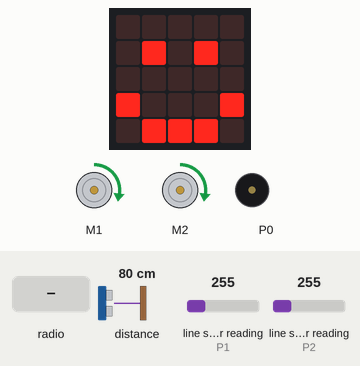
The program below on a simulated BBC micro:bit (MakeCode). Shown: the board's 5×5 LED display, 2 × DC motor (green arrow = forward, orange = backward, longer = faster), buzzer (waves = sounding). The inputs (shaded band) are chosen by the test bench; at power-on: distance to the obstacle 80 cm, line sensor reading (sensors on P1, P2) 255.

Above: at 8.8 s.
8.9 s: distance to the obstacle set to 7 cm
10.4 s: distance to the obstacle set to 4 cm
At 11.6 s:
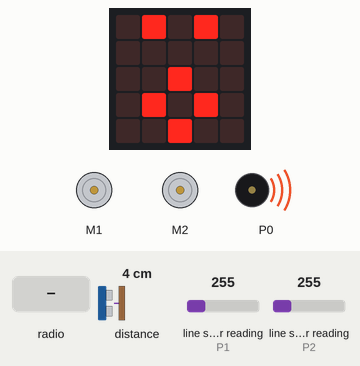
13.4 s: radio message "1" arrives
At 16.2 s:
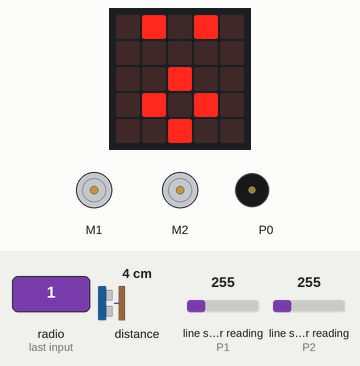
16.4 s: radio message "0" arrives
At 19.0 s:
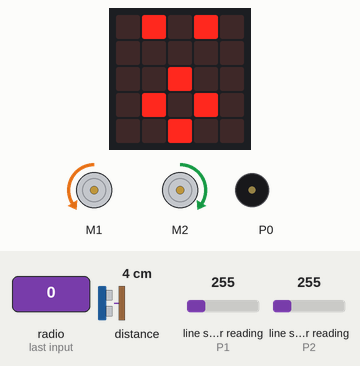
19.4 s: distance to the obstacle set to 9 cm
At 22.2 s:
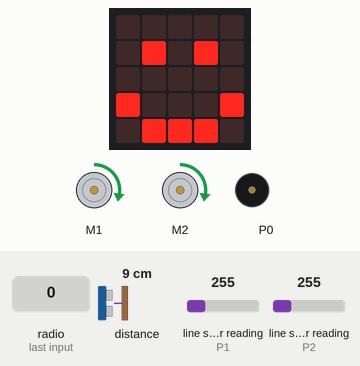
22.4 s: line sensor reading (sensor on P1) set to 224
At 23.3 s:
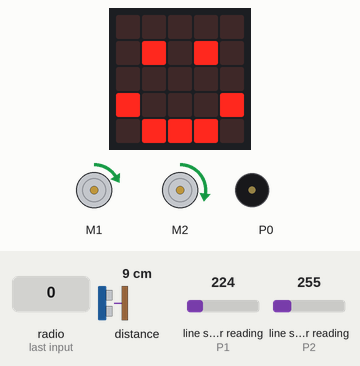
Timing chart, 0 to 24.9 s (numbered marks = the images above; inputs shaded):
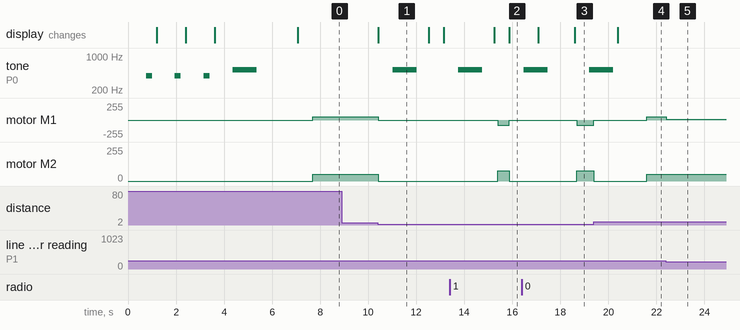

The program:

main.ts
```typescript
// 同乗者から無線通知を受信したときに発生するイベントです。
// ・このイベントで、状況が"店に到着"に変わります。
// ・車を止め、見守りケータイに 到着を通知 をします。
// 以上は、一度だけ実行し2度はしません。
//
radio.onReceivedNumber(function (receivedNumber) {
    Kitronik_Move_Motor.stop()
    // 2度目は実行しないようにします。
    if (状況 != 状況店に到着) {
        Kitronik_Move_Motor.stop()
        // 状況を "店に到着" に変更します。
        状況 = 状況店に到着
        Kitronik_Move_Motor.stop()
        basic.pause(receivedNumber * 1000)
        Ｕターンする()
    }
})
// 道路に対する車の向きを確認します。
// ・確認した結果を "まっすく" か "曲がっている" で答えます。
function 車の向きを確認する () {
    // 左側のセンサーの値を得ます。
    // ※自動車の種類によって、値の求め方が違います。
    // 　・SwitchEducation製："アナログ値を読み取る端子[P1]"から求めます。
    // 　・Kitronics製：専用ブロック "[Left] linefollowing sensor value" から求めます。
    センサー道路用の値左 = Kitronik_Move_Motor.readSensor(Kitronik_Move_Motor.LfSensor.Left)
    // 右側のセンサーの値を得ます。
    // ※自動車の種類によって、値の求め方が違います。
    // 　・SwitchEducation製："アナログ値を読み取る端子[P0]"から求めます。
    // 　・Kitronics製：専用ブロック "[Right] linefollowing sensor value" から求めます。
    センサー道路用の値右 = Kitronik_Move_Motor.readSensor(Kitronik_Move_Motor.LfSensor.Right)
    // 左右のセンサーの差を得ます。
    センサー道路用の値差分 = Math.abs(センサー道路用の値左 - センサー道路用の値右)
    // ・差分がある範囲を超えると、左右のどちらかに
    // 　曲がっていると判定します。
    // ・超えていなければ、まっすぐと判定します。　　　　　　　　
    // 差分の値が、決めた範囲を超えていないときの条件判断です。
    if (センサー道路用の値差分 < センサー道路用_直進とみなす差の閾値) {
        // 車の向きが”まっすぐ”と答えます。
        return 車の向きまっすぐ
    } else {
        // 車の向きが”まがっている”と答えます。
        return 車の向き曲がっている
    }
}
// 無線機に関する調整をします。
function 準備する車用_無線機を調整する () {
    // 最初に設定する、Bluetooth無線のグループIDを決めます。
    // 変数なので実際には、今設定している内容のコピーになります。
    // ※実際の設定は次の行になります。
    // 車、同乗者、見守りケータイの3者は、同じIDである必要があります。
    無線のグループ = 1
    // 上の行で決めたグループIDで実際に設定します。
    radio.setGroup(無線のグループ)
    準備段階を表示する(1)
}
// モーターを回します。
// ・左右ごとに出力を”速い” か ”遅い” で指定します。
// ※自動車の種類によって、ブロックが違います。
// 　・SwitchEducation製：”アナログで出力する端子[13/15]"を使います。
// 　・Kitronics製：専用ブロック "[Left/Right] motor on direction [Forward] speed" を使います。
function モーターを回す (左側: number, 右側: number) {
    Kitronik_Move_Motor.motorOn(Kitronik_Move_Motor.Motors.MotorLeft, Kitronik_Move_Motor.MotorDirection.Forward, 左側)
    Kitronik_Move_Motor.motorOn(Kitronik_Move_Motor.Motors.MotorRight, Kitronik_Move_Motor.MotorDirection.Forward, 右側)
}
// 運転手用の準備です。
// 運転手が運転で意識する事柄を整理します。
function 準備する運転手用 () {
    // 運転手が把握すべき、状況について整理する。
    準備する運転手用_状況を整理する()
    準備段階を表示する(0)
}
// 設定の進み具合を数字と音で表現します。
function 準備段階を表示する (数値: number) {
    basic.showNumber(数値)
    if (数値 == 0) {
        music.playTone(523, music.beat(BeatFraction.Double))
        basic.pause(1000)
    } else {
        music.playTone(392, music.beat(BeatFraction.Half))
    }
    basic.pause(200)
}
// 安全運転を確認します。
// 確認した結果を "安全" か "危険" で答えます。
function 安全を確認する () {
    // 前方の障害物までの距離を測ります。
    // ※自動車の種類により、センサーの値を得る方法が違います。
    // ・SwitchEducation製："アナログ値を読み取る 端子[P2]"
    // ・Kitronic製：”measure distance”
    センサー衝突用の値 = Kitronik_Move_Motor.measure()
    // 危険な距離に近づいたかを条件判断します。
    // 　・ 危険な距離であれば、危険と返事をします。
    // 　・ そうでなければ、安全と返事をします。
    // ※自動車の種類により、センサーの値の変化が異なります。
    // 　よって、不等号の向きが逆になります。
    // 　・SwitchEducation製：
    // 　　近寄るほど、値が大きくなる。よって ”≧” とします。
    // 　・Kitronic製：
    // 　　近寄るほど、値が小さくなる。よって ”≦” とします。
    // 　　障害物を補足できないなど、遠すぎると判断すると、
    // 　　０となるので、例外処理を加えます
    if (センサー衝突用の値 == 0) {
        // "安全"と返事をします。
        return 安全確認の結果安全
    } else if (センサー衝突用の値 <= センサー衝突用_危険とみなす距離) {
        // "危険"と返事をします。
        return 安全確認の結果危険
    } else {
        // "安全"と返事をします。
        return 安全確認の結果安全
    }
}
// ・はじめの誤動作を防止する目的で、
// 　左右のモーターの動きを止めます。
// ・道の曲がり具合に合わせたモーター出力の
// 　強弱を調整します。
function 準備する車用_モーターを調整する () {
    // 道路をはみ出す際、はみ出している側のモーター出力を調整します。
    // ※自動車の種類によって、センサーの反応がちがうため、
    // 　数値を調整します。
    // 　・SwitchEducation製：500～600程度
    // 　・Kitronics製：20程度
    モーターの出力速い = 20
    // 道路をはみ出す際、はみ出していない側のモーター出力を調整します。
    // ※自動車の種類によって、センサーの反応がちがうため、
    // 　数値を調整します。
    // 　・SwitchEducation製：0
    // 　・Kitronics製：3程度
    モーターの出力遅い = 3
    準備段階を表示する(3)
}
// 道路の上を走ります。
// ・車と道路の位置関係を確認します。
// ・位置関係によって、モーターの出力を決めて、モーターを回します。
function 道路の上を走る () {
    // 車の位置を確認します。
    車の位置 = 車の位置を確認する()
    // 位置関係によって、モーターの出力を決めて、モーターを回します。
    // ・右に寄ってしまったら、右側のモーターを速く回します。
    // ・左に寄ってしまったら、左側のモーターを速く回します。
    // ・道路の真上にあるときは、どちらのモーターも早く回します。
    // 車が道路の左側に片寄っているときの条件判断です。
    // 車が道路の右側に片寄っているときの条件判断です。
    if (車の位置 == 車の位置道路より左) {
        // モーターを回します。
        // ・片寄っている側である、左側のモーターを速く回すよう指定します。
        モーターを回す(モーターの出力速い, モーターの出力遅い)
    } else if (車の位置 == 車の位置道路より右) {
        // モーターを回します。
        // ・片寄っている側である、右側のモーターを速く回すよう指定します。
        モーターを回す(モーターの出力遅い, モーターの出力速い)
    } else {
        // モーターを回します。
        // ・道路の中央なので、両方のモーターを速く回すよう指定します。
        モーターを回す(モーターの出力速い, モーターの出力速い)
    }
}
// 各種センサーに関する調整をします。
function 準備する車用_センサーを調整する () {
    // 道路を補足する為のセンサを調整をします。
    準備する車用_センサーを調整する道路用()
    // 衝突回避する為のセンサを調整をします。
    準備する車用_センサーを調整する衝突用()
    準備段階を表示する(2)
}
// 車用の準備です。
// ・各種機器の調整を行います。
function 準備する車用 () {
    // モーターに関する調整をします。
    準備する車用_モーターを調整する()
    // 各種センサーに関する調整をします。
    準備する車用_センサーを調整する()
    // 無線機に関する調整をします。
    準備する車用_無線機を調整する()
}
// 走行を開始します。
//  ① 無線グループを表示します。
//  ② 少し待ってから、状況を”走行可能”に
// 　　します。
function 走行を開始する () {
    // 少し時間を置きます。
    basic.pause(500)
    // 運転手の表情を表示します。困った顔にします。
    basic.showIcon(IconNames.Happy)
    // 再び、状っ強を "走行可能" にします。
    状況 = 状況走行可能
}
// 衝突を回避する為のセンサを調整をします。
function 準備する車用_センサーを調整する道路用 () {
    // 車の向きが、道路に対して”まっすぐ”であることを示すIDを決めます。
    車の向きまっすぐ = 0
    // 車の向きが、道路に対して”曲がっている”ことを示すIDを決めます。
    車の向き曲がっている = 1
    // 車の中心が”道路の中央”に位置することを示すIDを決めます。
    車の位置道路の中央 = 0
    // 車の中心が”道路の右側”に位置することを示すIDを決めます。
    車の位置道路より右 = 1
    // 車の中心が”道路の左側”に位置することを示すIDを決めます。
    車の位置道路より左 = 2
    // ・左右のセンサー値の差がいくつまでであれば、
    // 　車の向きをまっすぐと判断するか、その許容範囲を決めます。
    // ※自動車の種類によって、センサーの反応がちがうため、
    // 　数値を調整します。
    // 　・SwitchEducation製：20前後
    // 　・Kitronics製：15前後
    センサー道路用_直進とみなす差の閾値 = 15
}
// 衝突回避する為のセンサを調整をします。
function 準備する車用_センサーを調整する衝突用 () {
    // 下の値の単位をcmにしています。
    // ※Kitronik製の自動車専用ブロックです。
    // 　ほかの自動車には使いません。
    Kitronik_Move_Motor.setUltrasonicUnits(Kitronik_Move_Motor.Units.Centimeters)
    // 停止しなければいけない距離のセンサー値を決めます。
    // ※自動車の種類によって、値の決め方が違います。
    // 　・SwitchEducation製：
    // 　　近いほど値を大きくなります。
    // 　　10cmよりも短い距離に迫ると、誤動作します。
    // 　・Kitronics製：５(cm)程度
    // 　　値の単位はｃｍで、近いほど小さくなります。
    // 　　２cmよりも短い距離に迫ると誤動作します。
    // 　　また、遠すぎると０となるので、注意が必要です。
    //
    センサー衝突用_危険とみなす距離 = 5
    // 安全確認の結果として、”安全”を示すIDを決めます。
    安全確認の結果安全 = 0
    // 安全確認の結果として、”危険”を示すIDを決めます。
    安全確認の結果危険 = 1
}
// 車を停止します。
// 　・状況を"走行禁止"にします。
// 　・モーターを止めます。
// 　・運転手の表情を表示します。
// 　・見守りケータイに 危険を通知します
// 　・クラクションを鳴らします。
function 停止する () {
    // 状況を"走行禁止"にします。
    状況 = 状況走行禁止
    Kitronik_Move_Motor.stop()
    // 運転手の表情を表示します。困った顔にします。
    basic.showIcon(IconNames.Surprised)
    // クラクションを鳴らします。
    music.playTone(523, music.beat(BeatFraction.Double))
}
// 車と道路の位置関係を確認します。
// ・確認した結果を "道路より左" か "道路より右" か "道路の中央" で答えます。
// 　　・道路に対する車の向きを確認します。
// 　　・確認の結果によって条件判断します。
// 　　・車の向きが "まっすぐ" のときは、"道路の中央" と答えます。
// 　　・車の向きが "まっすぐ" ではないときは、センサーの反応が大きい方に片寄って
// 　　　いると答えます。これは、道路から外れた白色のほうが反応が大きくなり、
// 　　　黒いほど反応は小さくなるためです。
// 　　　　・左のセンサーの反応が大きい場合は "道路より左" と答えます。
// 　　　　・右のセンサーの反応が大きい場合は "道路より右" と答えます。
function 車の位置を確認する () {
    // ・車の向きを確認し、車の向きが "まっすぐ" のときは、"道路の中央" と答えます。
    // ・そうではない時は、左右のセンサーの反応を比較し、
    // 　左右どちらに片寄っているかを答えます。
    // 道路の向きを確認します。
    // 確認し結果が、"まっすぐ"のときの条件判断になります。
    if (車の向きを確認する() == 車の向きまっすぐ) {
        // "道路の通王" と 答えます。
        return 車の位置道路の中央
    } else {
        // 左右のセンサーの反応を比較し、
        // 左右どちらに片寄っているかを答えます。
        // 左側に片寄っているときの条件判断です。
        if (センサー道路用の値左 > センサー道路用の値右) {
            // "道路より左"と答えます。
            return 車の位置道路より左
        } else {
            // "道路より右"と答えます。
            return 車の位置道路より右
        }
    }
}
function Ｕターンする () {
    basic.pause(1000)
    Kitronik_Move_Motor.spin(Kitronik_Move_Motor.SpinDirections.Left, 30)
    basic.pause(690)
    Kitronik_Move_Motor.stop()
    basic.pause(500)
    走行を開始する()
}
// 車を一時停止します。
// 　・停止します。
// 　・再び走り出します。
function 一時停止する () {
    // 車を停止します。
    停止する()
    // 走行を開始します。
    走行を開始する()
}
// 運転手が把握すべき、状況について整理する。
function 準備する運転手用_状況を整理する () {
    // 状況のうち、”出発可能”を示すIDを決めます。
    // この状況は、準備が終わった段階で、まだそう今日可能にはなっていません。
    状況出発可能 = 0
    // 状況のうち、”走行可能”を示すIDを決めます。
    // この状況でないと、安全確認や、見守りケータイとの通信、店発見を通知される、といったことが出来なくなります。
    // はじめてこの状況になるのは、無線グループ版番号をABボタンで設定した直後になります。
    状況走行可能 = 1
    // 状況のうち、”走行禁止”を示すIDを決めます。
    // この状態は、停止した時になります。
    // 一時停止なので、暫くすると再び”走行可能”に戻ります。
    状況走行禁止 = 2
    // 状況のうち、”店に到着”を示すIDを決めます。
    // この状況は、店の発見を通知されたときになります。
    // 同乗者は繰り返し、店の発見を通知しますが、運転手は一度しか反応しません。
    // 一度、到着を受け取り見守りケータイに通知すると、以上は繰り返し通知しません。
    状況店に到着 = 3
    // 最初の状況を”出発可能”にします。
    状況 = 状況出発可能
}
// 最初に一度だけ発生イベントです。
// 準備は、車と運転者の2種類の機能を設けます。
let 状況出発可能 = 0
let 状況走行禁止 = 0
let 車の位置道路の中央 = 0
let 状況走行可能 = 0
let 車の位置道路より右 = 0
let 車の位置道路より左 = 0
let 車の位置 = 0
let モーターの出力遅い = 0
let モーターの出力速い = 0
let 安全確認の結果危険 = 0
let 安全確認の結果安全 = 0
let センサー衝突用_危険とみなす距離 = 0
let センサー衝突用の値 = 0
let 無線のグループ = 0
let 車の向き曲がっている = 0
let 車の向きまっすぐ = 0
let センサー道路用_直進とみなす差の閾値 = 0
let センサー道路用の値差分 = 0
let センサー道路用の値右 = 0
let センサー道路用の値左 = 0
let 状況店に到着 = 0
let 状況 = 0
// 車用の準備です。
// 各種機器の調整を行います。
準備する車用()
// 運転手用の準備です。
// 運転手が運転で意識する事柄を整理します。
準備する運転手用()
走行を開始する()
// 運転中、繰り返し発生するイベントです。
// ・店に到着するまで、繰り返し行われます。
// ・安全確認をしながら、停止するか、進むかを選択します。
// 以上の内容は、状況が”走行可能”な場合にのみ、実行します。
basic.forever(function () {
    // 状況が"走行可能"の場合に、運転をおこないます。
    // "走行可能"以外の状況では、ここで行う運転をしません。
    if (状況 == 状況走行可能) {
        // 安全確認します。
        // 確認した結果により、条件判断します。
        // 　① 危険があれば、一時停止します。
        // 　② 安全であれば、道路の上を走ります。
        // 安全運転を確認します。
        // 確認した結果により、条件判断します。
        if (安全を確認する() == 安全確認の結果危険) {
            // 車を一時停止します。
            一時停止する()
        } else {
            // 道路の上を走ります。
            道路の上を走る()
        }
    }
})
```

test.ts
```typescript
// テストはここに来ます。このパッケージが拡張機能として使用されるときにはコンパイルされません。
```

Measured:
- the behaviour switches between 6 and 5 cm on distance to the obstacle (found by bisection; images 0 and 1)
- the behaviour switches between 241 and 240 on line sensor reading (sensor on P1) (found by bisection; images 4 and 5)
- after the input at 8.9 s, every drawn part: stays the same
- after the input at 10.4 s, tone on P0: silent → 523 Hz after 0.62 s, → silent 1.0 s later; motor M1, motor M2: forward 51/255 → stopped at once; the display: changes at once (image 1)
- after the input at 13.4 s, motor M1: stopped → backward 76/255 after 2.0 s, → stopped 0.47 s later; motor M2: stopped → forward 76/255 after 2.0 s, → stopped 0.47 s later
- after the input at 16.4 s, motor M1: stopped → backward 76/255 after 2.3 s, → stopped 0.69 s later; motor M2: stopped → forward 76/255 after 2.3 s, → stopped 0.69 s later
- after the input at 19.4 s, motor M1, motor M2: stopped → forward 51/255 after 2.2 s
- after the input at 22.4 s, motor M1: forward 51/255 → forward 8/255 at once
